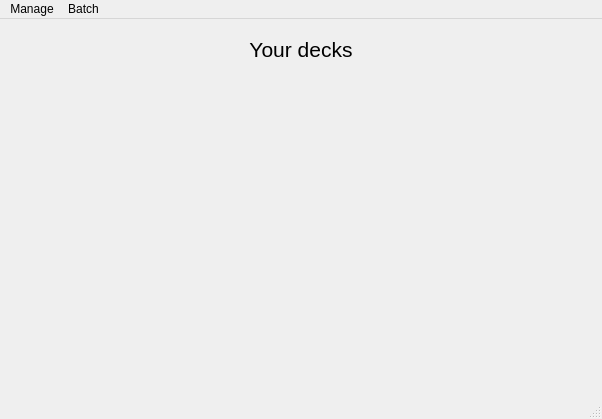
<?xml version="1.0" encoding="UTF-8"?>
<ui version="4.0">
 <class>MainWindow</class>
 <widget class="QMainWindow" name="MainWindow">
  <property name="geometry">
   <rect>
    <x>0</x>
    <y>0</y>
    <width>602</width>
    <height>419</height>
   </rect>
  </property>
  <property name="windowTitle">
   <string>Flashcards</string>
  </property>
  <widget class="QWidget" name="centralwidget">
   <layout class="QHBoxLayout" name="horizontalLayout">
    <item>
     <widget class="QStackedWidget" name="stackedWidget">
      <property name="currentIndex">
       <number>0</number>
      </property>
      <widget class="QWidget" name="pageMain">
       <layout class="QHBoxLayout" name="horizontalLayout_2">
        <item>
         <spacer name="horizontalSpacer">
          <property name="orientation">
           <enum>Qt::Horizontal</enum>
          </property>
          <property name="sizeHint" stdset="0">
           <size>
            <width>40</width>
            <height>20</height>
           </size>
          </property>
         </spacer>
        </item>
        <item>
         <layout class="QVBoxLayout" name="verticalLayout">
          <item>
           <widget class="QLabel" name="label">
            <property name="sizePolicy">
             <sizepolicy hsizetype="Fixed" vsizetype="Fixed">
              <horstretch>0</horstretch>
              <verstretch>0</verstretch>
             </sizepolicy>
            </property>
            <property name="minimumSize">
             <size>
              <width>200</width>
              <height>0</height>
             </size>
            </property>
            <property name="font">
             <font>
              <pointsize>16</pointsize>
             </font>
            </property>
            <property name="text">
             <string>Your decks</string>
            </property>
            <property name="alignment">
             <set>Qt::AlignCenter</set>
            </property>
           </widget>
          </item>
          <item>
           <spacer name="verticalSpacer">
            <property name="orientation">
             <enum>Qt::Vertical</enum>
            </property>
            <property name="sizeType">
             <enum>QSizePolicy::Fixed</enum>
            </property>
            <property name="sizeHint" stdset="0">
             <size>
              <width>20</width>
              <height>20</height>
             </size>
            </property>
           </spacer>
          </item>
          <item>
           <spacer name="verticalSpacer_3">
            <property name="orientation">
             <enum>Qt::Vertical</enum>
            </property>
            <property name="sizeHint" stdset="0">
             <size>
              <width>20</width>
              <height>40</height>
             </size>
            </property>
           </spacer>
          </item>
          <item>
           <layout class="QVBoxLayout" name="containerDecks"/>
          </item>
          <item>
           <spacer name="verticalSpacer_4">
            <property name="orientation">
             <enum>Qt::Vertical</enum>
            </property>
            <property name="sizeHint" stdset="0">
             <size>
              <width>20</width>
              <height>40</height>
             </size>
            </property>
           </spacer>
          </item>
          <item>
           <spacer name="verticalSpacer_2">
            <property name="orientation">
             <enum>Qt::Vertical</enum>
            </property>
            <property name="sizeType">
             <enum>QSizePolicy::Fixed</enum>
            </property>
            <property name="sizeHint" stdset="0">
             <size>
              <width>20</width>
              <height>20</height>
             </size>
            </property>
           </spacer>
          </item>
         </layout>
        </item>
        <item>
         <spacer name="horizontalSpacer_2">
          <property name="orientation">
           <enum>Qt::Horizontal</enum>
          </property>
          <property name="sizeHint" stdset="0">
           <size>
            <width>40</width>
            <height>20</height>
           </size>
          </property>
         </spacer>
        </item>
       </layout>
      </widget>
      <widget class="QWidget" name="pageDetails">
       <layout class="QHBoxLayout" name="horizontalLayout_3">
        <item>
         <spacer name="horizontalSpacer_3">
          <property name="orientation">
           <enum>Qt::Horizontal</enum>
          </property>
          <property name="sizeHint" stdset="0">
           <size>
            <width>40</width>
            <height>20</height>
           </size>
          </property>
         </spacer>
        </item>
        <item>
         <layout class="QVBoxLayout" name="verticalLayout_2">
          <item>
           <spacer name="verticalSpacer_6">
            <property name="orientation">
             <enum>Qt::Vertical</enum>
            </property>
            <property name="sizeType">
             <enum>QSizePolicy::Fixed</enum>
            </property>
            <property name="sizeHint" stdset="0">
             <size>
              <width>20</width>
              <height>40</height>
             </size>
            </property>
           </spacer>
          </item>
          <item>
           <widget class="QLabel" name="labelDeckName">
            <property name="sizePolicy">
             <sizepolicy hsizetype="Fixed" vsizetype="Fixed">
              <horstretch>0</horstretch>
              <verstretch>0</verstretch>
             </sizepolicy>
            </property>
            <property name="minimumSize">
             <size>
              <width>400</width>
              <height>0</height>
             </size>
            </property>
            <property name="font">
             <font>
              <pointsize>16</pointsize>
             </font>
            </property>
            <property name="text">
             <string>Deck Name</string>
            </property>
            <property name="alignment">
             <set>Qt::AlignCenter</set>
            </property>
           </widget>
          </item>
          <item>
           <widget class="QLabel" name="labelTotalNotes">
            <property name="font">
             <font>
              <pointsize>10</pointsize>
             </font>
            </property>
            <property name="text">
             <string>Total notes: x</string>
            </property>
            <property name="alignment">
             <set>Qt::AlignCenter</set>
            </property>
           </widget>
          </item>
          <item>
           <widget class="QLabel" name="labelNotesToStudy">
            <property name="font">
             <font>
              <pointsize>10</pointsize>
             </font>
            </property>
            <property name="text">
             <string>Notes to study: x</string>
            </property>
            <property name="alignment">
             <set>Qt::AlignCenter</set>
            </property>
           </widget>
          </item>
          <item>
           <spacer name="verticalSpacer_5">
            <property name="orientation">
             <enum>Qt::Vertical</enum>
            </property>
            <property name="sizeType">
             <enum>QSizePolicy::MinimumExpanding</enum>
            </property>
            <property name="sizeHint" stdset="0">
             <size>
              <width>20</width>
              <height>40</height>
             </size>
            </property>
           </spacer>
          </item>
          <item>
           <layout class="QHBoxLayout" name="horizontalLayout_4">
            <item>
             <widget class="QPushButton" name="buttonDetailsCancel">
              <property name="text">
               <string>Cancel</string>
              </property>
             </widget>
            </item>
            <item>
             <widget class="QPushButton" name="buttonDetailsStats">
              <property name="text">
               <string>Stats</string>
              </property>
             </widget>
            </item>
            <item>
             <widget class="QPushButton" name="buttonDetailsQuickAdd">
              <property name="text">
               <string>Quick Add</string>
              </property>
             </widget>
            </item>
            <item>
             <widget class="QPushButton" name="buttonDetailsStudy">
              <property name="text">
               <string>Study</string>
              </property>
             </widget>
            </item>
           </layout>
          </item>
         </layout>
        </item>
        <item>
         <spacer name="horizontalSpacer_4">
          <property name="orientation">
           <enum>Qt::Horizontal</enum>
          </property>
          <property name="sizeHint" stdset="0">
           <size>
            <width>40</width>
            <height>20</height>
           </size>
          </property>
         </spacer>
        </item>
       </layout>
      </widget>
      <widget class="QWidget" name="pageFlashcard">
       <layout class="QVBoxLayout" name="verticalLayout_3">
        <item>
         <layout class="QHBoxLayout" name="horizontalLayout_6">
          <item>
           <widget class="QPushButton" name="buttonFlashcardStats">
            <property name="text">
             <string>Stats</string>
            </property>
           </widget>
          </item>
          <item>
           <spacer name="horizontalSpacer_7">
            <property name="orientation">
             <enum>Qt::Horizontal</enum>
            </property>
            <property name="sizeHint" stdset="0">
             <size>
              <width>40</width>
              <height>20</height>
             </size>
            </property>
           </spacer>
          </item>
          <item>
           <widget class="QLabel" name="labelFlashcardName">
            <property name="font">
             <font>
              <pointsize>12</pointsize>
             </font>
            </property>
            <property name="text">
             <string>Deck name</string>
            </property>
           </widget>
          </item>
          <item>
           <spacer name="horizontalSpacer_9">
            <property name="orientation">
             <enum>Qt::Horizontal</enum>
            </property>
            <property name="sizeHint" stdset="0">
             <size>
              <width>40</width>
              <height>20</height>
             </size>
            </property>
           </spacer>
          </item>
          <item>
           <widget class="QPushButton" name="buttonFlashcardClose">
            <property name="text">
             <string>Close</string>
            </property>
           </widget>
          </item>
         </layout>
        </item>
        <item>
         <widget class="QTextBrowser" name="flashcardDisplay"/>
        </item>
        <item>
         <layout class="QHBoxLayout" name="horizontalLayout_5">
          <item>
           <spacer name="horizontalSpacer_6">
            <property name="orientation">
             <enum>Qt::Horizontal</enum>
            </property>
            <property name="sizeHint" stdset="0">
             <size>
              <width>40</width>
              <height>20</height>
             </size>
            </property>
           </spacer>
          </item>
          <item>
           <widget class="QPushButton" name="buttonFlashcardShow">
            <property name="text">
             <string>Show</string>
            </property>
           </widget>
          </item>
          <item>
           <widget class="QPushButton" name="buttonFlashcardHard">
            <property name="text">
             <string>Hard</string>
            </property>
           </widget>
          </item>
          <item>
           <widget class="QPushButton" name="buttonFlashcardOK">
            <property name="text">
             <string>OK</string>
            </property>
           </widget>
          </item>
          <item>
           <widget class="QPushButton" name="buttonFlashcardEasy">
            <property name="text">
             <string>Easy</string>
            </property>
           </widget>
          </item>
          <item>
           <spacer name="horizontalSpacer_5">
            <property name="orientation">
             <enum>Qt::Horizontal</enum>
            </property>
            <property name="sizeHint" stdset="0">
             <size>
              <width>40</width>
              <height>20</height>
             </size>
            </property>
           </spacer>
          </item>
         </layout>
        </item>
       </layout>
      </widget>
     </widget>
    </item>
   </layout>
  </widget>
  <widget class="QMenuBar" name="menubar">
   <property name="geometry">
    <rect>
     <x>0</x>
     <y>0</y>
     <width>602</width>
     <height>26</height>
    </rect>
   </property>
   <widget class="QMenu" name="menuManage">
    <property name="title">
     <string>Manage</string>
    </property>
    <addaction name="actionManageCards"/>
    <addaction name="actionManageDecks"/>
   </widget>
   <widget class="QMenu" name="menuBatch">
    <property name="title">
     <string>Batch</string>
    </property>
    <addaction name="actionBatchImport"/>
    <addaction name="actionBatchExport"/>
   </widget>
   <addaction name="menuManage"/>
   <addaction name="menuBatch"/>
  </widget>
  <widget class="QStatusBar" name="statusbar"/>
  <action name="actionManageCards">
   <property name="text">
    <string>Cards</string>
   </property>
  </action>
  <action name="actionManageDecks">
   <property name="text">
    <string>Decks</string>
   </property>
  </action>
  <action name="actionManageNotes">
   <property name="text">
    <string>Notes</string>
   </property>
  </action>
  <action name="actionBatchImport">
   <property name="text">
    <string>Import</string>
   </property>
  </action>
  <action name="actionBatchExport">
   <property name="text">
    <string>Export</string>
   </property>
  </action>
 </widget>
 <resources/>
 <connections/>
</ui>
